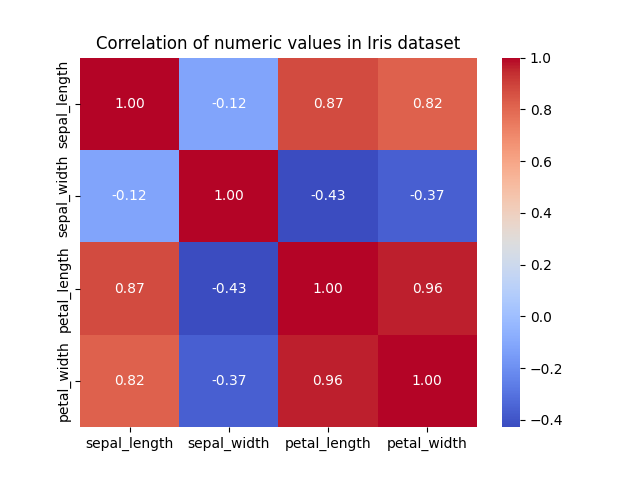

Write the Python code that produced this figure.
import numpy as np
import matplotlib.pyplot as plt
import seaborn as sns

# let's import a dataset
iris = sns.load_dataset('iris')

# let's create the matrix for correlogram/heatmap
corr = iris.corr(numeric_only=True)

sns.heatmap(corr, cmap='coolwarm', annot=True, fmt=',.2f')

plt.title('Correlation of numeric values in Iris dataset')

plt.savefig('Correlogram_sns.png')